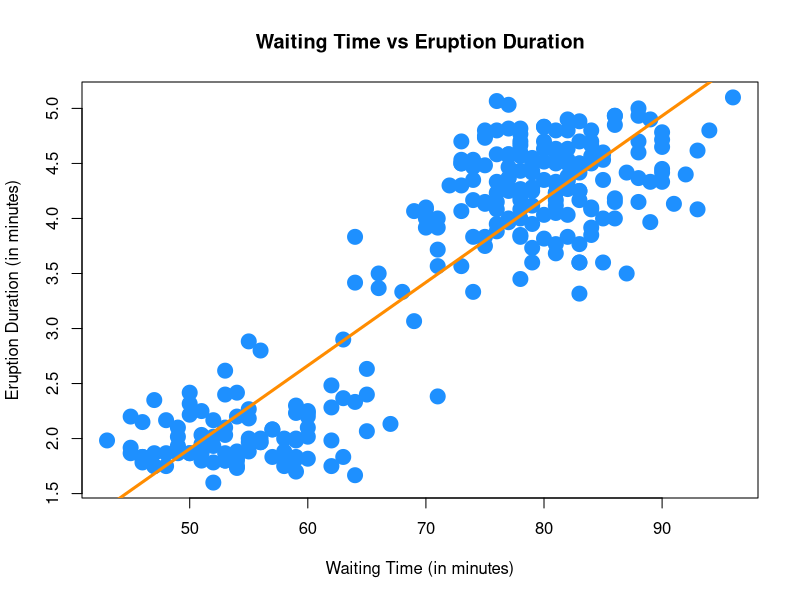
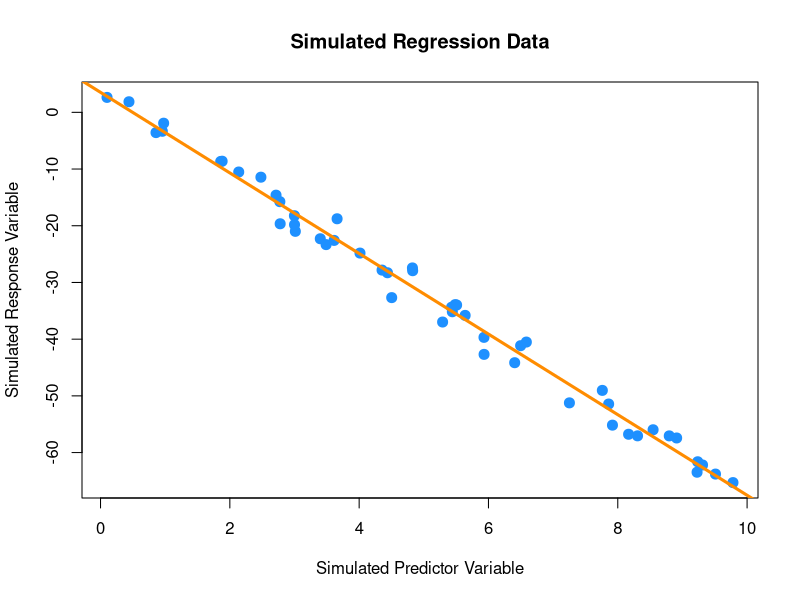
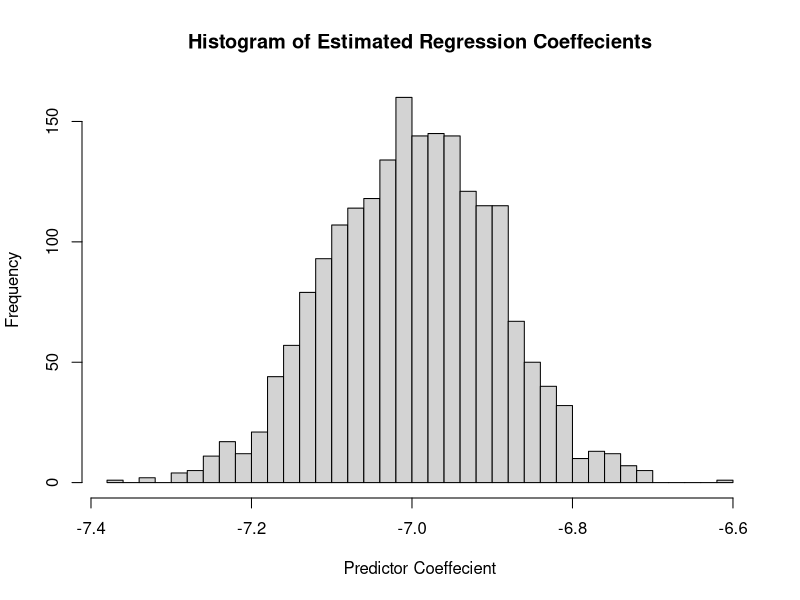
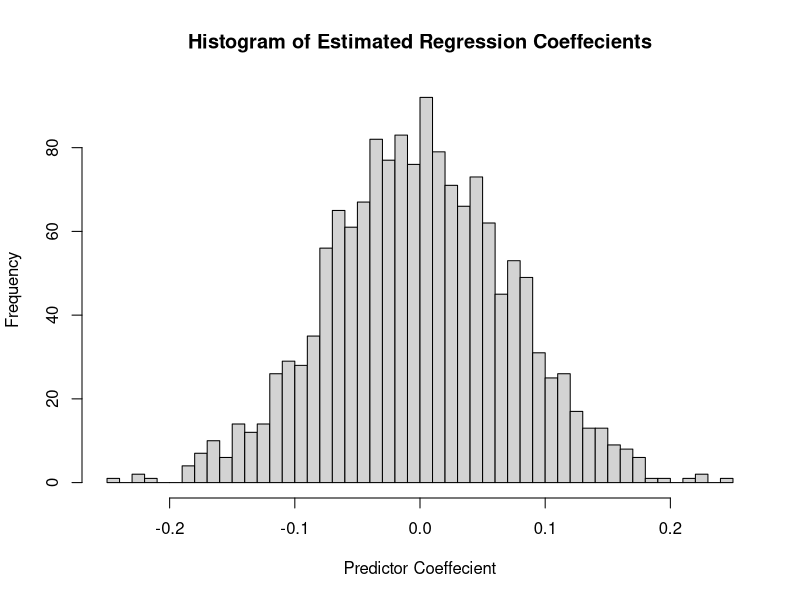
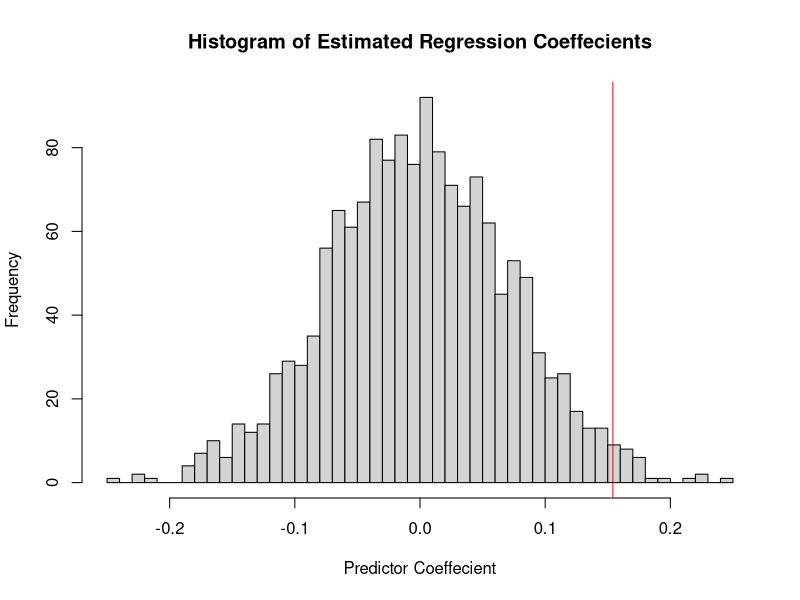
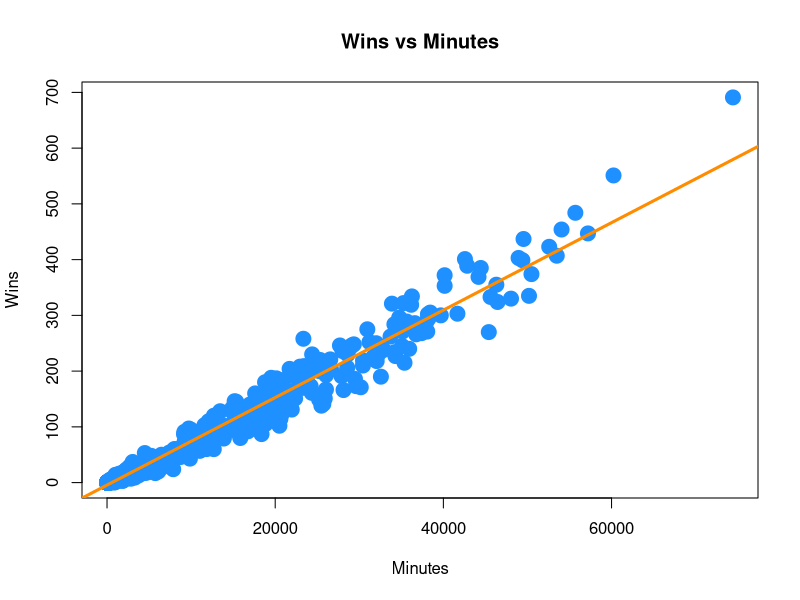
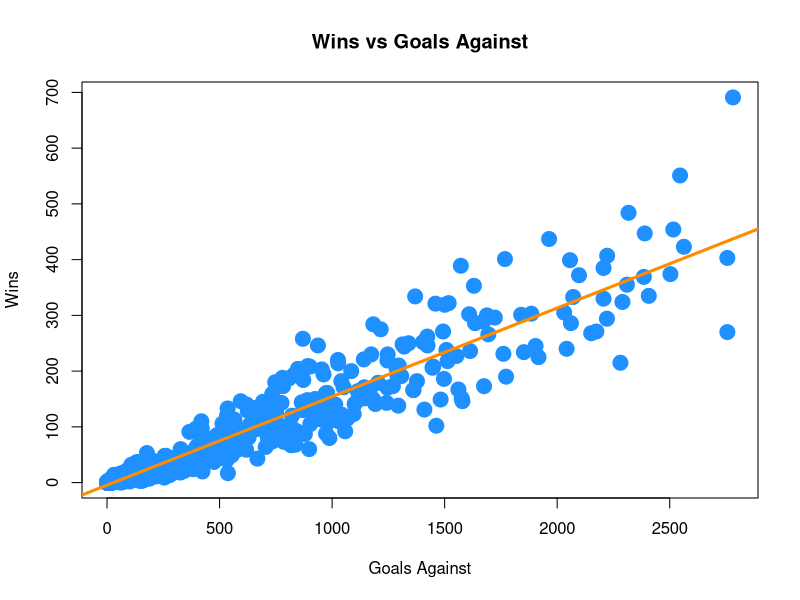
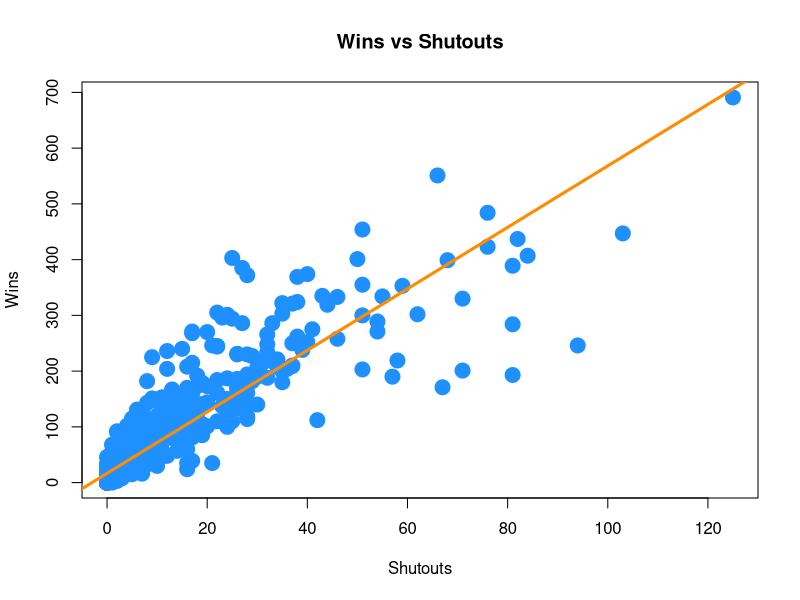

Write R code to recreate these figures, in order.
## ---- chunk 1
knitr::opts_chunk$set(echo = TRUE)
## ---- chunk 2
faithful_model = lm(eruptions~waiting, data = faithful)
summary(faithful_model)
## ---- chunk 3
faithful_model["coefficients"]
## ---- chunk 4
predict(faithful_model,data.frame(waiting = 80))
## ---- chunk 5
predict(faithful_model,data.frame(waiting = 120))
## ---- chunk 6
sum(faithful_model$residuals^2)
sum((faithful_model$fitted.values - faithful$eruptions)^2)
## ---- chunk 7
plot(eruptions ~ waiting, data = faithful,
xlab = "Waiting Time (in minutes)", ylab = "Eruption Duration (in minutes)", main = "Waiting Time vs Eruption Duration", pch = 20,
cex = 3,
col = "dodgerblue")
abline(faithful_model, lwd = 3, col = "darkorange")
## ---- chunk 8
SST = sum((faithful$eruptions - mean(faithful$eruptions)) ^ 2)
SSReg = sum((faithful_model$fitted.values - mean(faithful$eruptions)) ^ 2) 
R2 = SSReg/SST
R2
## ---- chunk 9
get_sd_est = function(model_resid, mle=FALSE){
SSE = sum(model_resid ^ 2)
if (mle == TRUE){
  sqrt(SSE / (length(model_resid) - 2))
} else {
  sqrt(SSE / length(model_resid))
}
}
## ---- chunk 10
get_sd_est(faithful_model$residuals)
## ---- chunk 11
get_sd_est(faithful_model$residuals,TRUE)
## ---- chunk 12
summary(faithful_model)$sigma
## ---- chunk 13
birthday = 19920120
set.seed(birthday)
## ---- chunk 14
x = runif(n = 50, 0, 10)
## ---- chunk 15
sim_slr = function(n, x, beta_0, beta_1, sigma = 1) { epsilon = rnorm(n, mean = 0, sd = sigma)
y = beta_0 + beta_1 * x + epsilon 
data.frame(predictor = x, response = y)
}
x = runif(n = 50, 0, 10)
sim_data = sim_slr(n = 50, x = x, beta_0 = 3, beta_1 = -7, sigma = 2)
head(sim_data)
## ---- chunk 16
sim_fit = lm(response ~ predictor, data = sim_data)
coef(sim_fit)

## ---- chunk 17
plot(response ~ predictor, data = sim_data, 
     xlab = "Simulated Predictor Variable", 
     ylab = "Simulated Response Variable", 
     main = "Simulated Regression Data", 
     pch = 20,cex = 2,col = "dodgerblue")
abline(sim_fit, lwd = 3, col = "darkorange")

## ---- chunk 18
beta_hat_1 = apply(data.frame(rep(0,2000)), 1, function(y) coef(lm(response ~ predictor, data = sim_slr(n = 50, x = x, beta_0 = 3, beta_1 = -7, sigma = 2)))["predictor"])
head(beta_hat_1)
## ---- chunk 19
mean(beta_hat_1)
sd(beta_hat_1)
## ---- chunk 20
hist(beta_hat_1, breaks = 50, 
      main = "Histogram of Estimated Regression Coeffecients",
      xlab = "Predictor Coeffecient")
## ---- chunk 21
birthday = 19920120
set.seed(birthday)
## ---- chunk 22
x = runif(n = 25, 0, 10)
## ---- chunk 23
beta_hat_1 = apply(data.frame(rep(0,1500)), 1, function(y) coef(lm(response ~ predictor, data = sim_slr(n = 25, x = x, beta_0 = 10, beta_1 = 0, sigma = 1)))["predictor"])
head(beta_hat_1)
## ---- chunk 24
hist(beta_hat_1, breaks = 50, 
      main = "Histogram of Estimated Regression Coeffecients",
      xlab = "Predictor Coeffecient")
## ---- chunk 25
skeptic <- read.csv("skeptic.csv")
beta_1_hat = coef(lm(response ~ predictor, data = skeptic))["predictor"]
beta_1_hat
## ---- chunk 26
hist(beta_hat_1, breaks = 50, 
      main = "Histogram of Estimated Regression Coeffecients",
      xlab = "Predictor Coeffecient")
abline(v = beta_1_hat, col = "red")
## ---- chunk 27
prop = length(beta_hat_1[beta_hat_1 > beta_1_hat])/length(beta_hat_1)
prop
2*prop
## ---- chunk 28
within_95 = beta_1_hat > (mean(beta_hat_1) + 2*sd(beta_hat_1))
within_95
## ---- chunk 29
goalies <- read.csv("goalies.csv")
model = lm(W ~ MIN, data = goalies)
RMSE = sqrt(sum((model$residuals)^2)/length(goalies$W))
RMSE
plot(W ~ MIN, data = goalies,
xlab = "Minutes", ylab = "Wins", main = "Wins vs Minutes", pch = 20,
cex = 3,
col = "dodgerblue")
abline(model, lwd = 3, col = "darkorange")
## ---- chunk 30
goalies <- read.csv("goalies.csv")
model = lm(W ~ GA, data = goalies)
RMSE = sqrt(sum((model$residuals)^2)/length(goalies$W))
RMSE
plot(W ~ GA, data = goalies,
xlab = "Goals Against", ylab = "Wins", main = "Wins vs Goals Against", pch = 20,
cex = 3,
col = "dodgerblue")
abline(model, lwd = 3, col = "darkorange")
## ---- chunk 31
goalies <- read.csv("goalies.csv")
model = lm(W ~ SO, data = goalies)
RMSE = sqrt(sum((model$residuals)^2)/length(goalies$W))
RMSE
plot(W ~ SO, data = goalies,
xlab = "Shutouts", ylab = "Wins", main = "Wins vs Shutouts", pch = 20,
cex = 3,
col = "dodgerblue")
abline(model, lwd = 3, col = "darkorange")
## ---- chunk 32
goalies[goalies$Player=="Ed Belfour*","W"]
